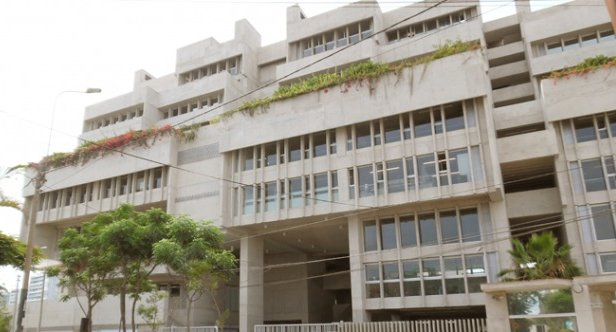
#> input picture tutorials/images/building2.jpg, 616 x 332 px
$ python 14-1_edges.py   (older library calls are emulated)
#> lines starting #> are read from the running program, lines starting #| are printed output that depends on the picture
import cv2
from matplotlib import pyplot as plt

I = cv2.imread('images/building2.jpg', 0)
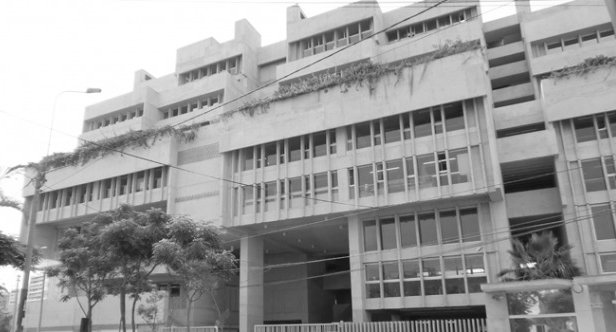
#> I: shape (332, 616); min 15, max 255, mean 155.4

# Sobel filtering
Isobelx = cv2.Sobel(I, cv2.CV_64F, 1, 0, ksize=5)
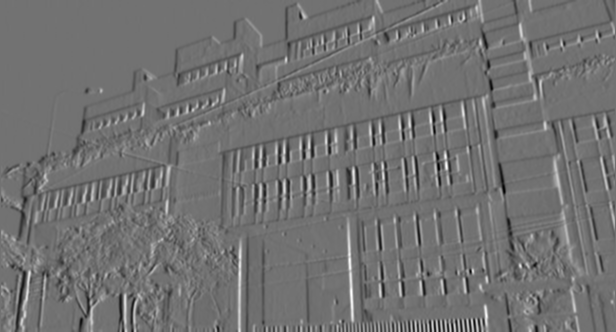
#> Isobelx: shape (332, 616) float64; min -5744, max 7067, mean -16.4; drawn with min black and max white
Isobely = cv2.Sobel(I, cv2.CV_64F, 0, 1, ksize=5)
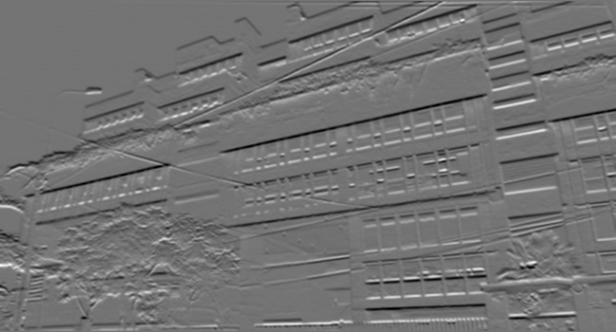
#> Isobely: shape (332, 616) float64; min -6464, max 7740, mean -40.7; drawn with min black and max white
# Laplacian filtering
Ilaplacian = cv2.Laplacian(I, cv2.CV_64F)
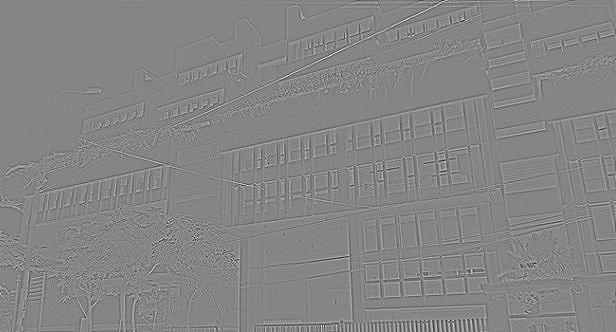
#> Ilaplacian: shape (332, 616) float64; min -265, max 243, mean 0; drawn with min black and max white

plt.subplot(2,2,1), plt.imshow(I, cmap='gray')
plt.title('Original'), plt.xticks([]), plt.yticks([])
plt.subplot(2,2,2), plt.imshow(Ilaplacian, cmap='gray')
plt.title('Laplacian'), plt.xticks([]), plt.yticks([])
plt.subplot(2,2,3), plt.imshow(Isobelx, cmap='gray')
plt.title('Sobel X'), plt.xticks([]), plt.yticks([])
plt.subplot(2,2,4), plt.imshow(Isobely, cmap='gray')
plt.title('Sobel Y'), plt.xticks([]), plt.yticks([])
plt.show()

# Canny edge detection
I = cv2.imread('images/inside.jpg', 0)
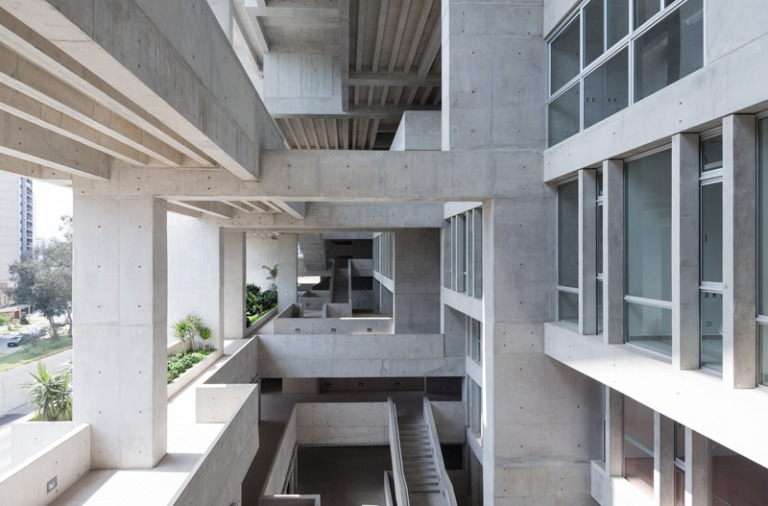
#> input picture tutorials/images/inside.jpg, 768 x 506 px
#> I: shape (506, 768); min 5, max 255, mean 145.3
Iedges = cv2.Canny(I, 150, 200)
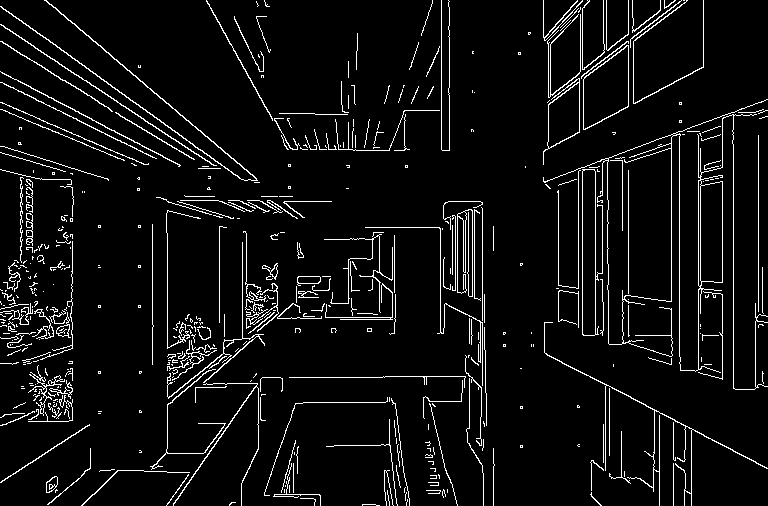
#> Iedges: shape (506, 768); 5.9% white in thin lines or dots

plt.subplot(121), plt.imshow(I, cmap = 'gray')
plt.title('Original Image'), plt.xticks([]), plt.yticks([])
plt.subplot(122), plt.imshow(Iedges, cmap = 'gray')
plt.title('Edge Image (canny)'), plt.xticks([]), plt.yticks([])
plt.show()
